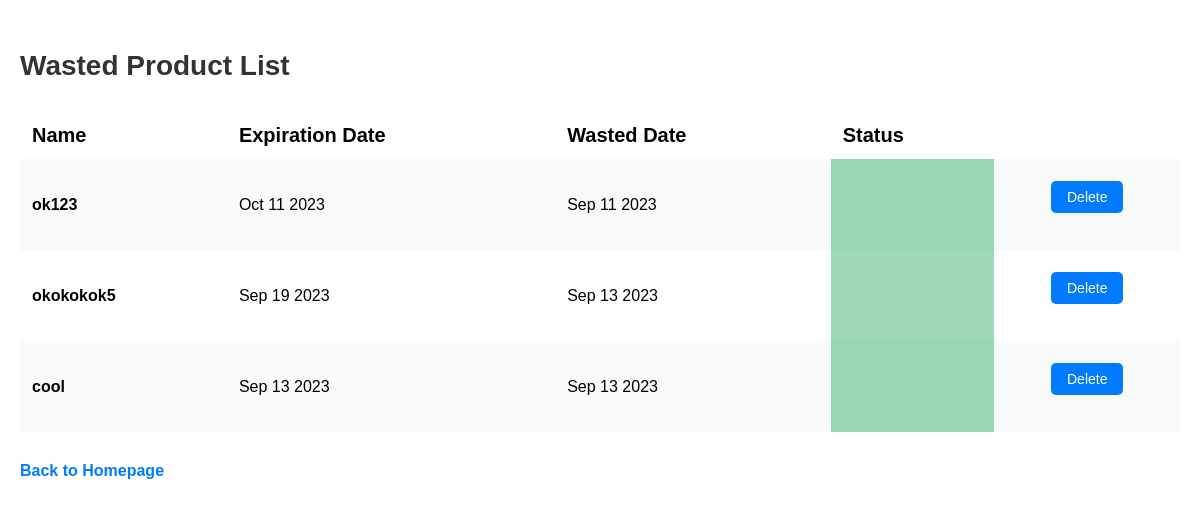
/wasted_product_list, run on an earlier commit of the app's database.
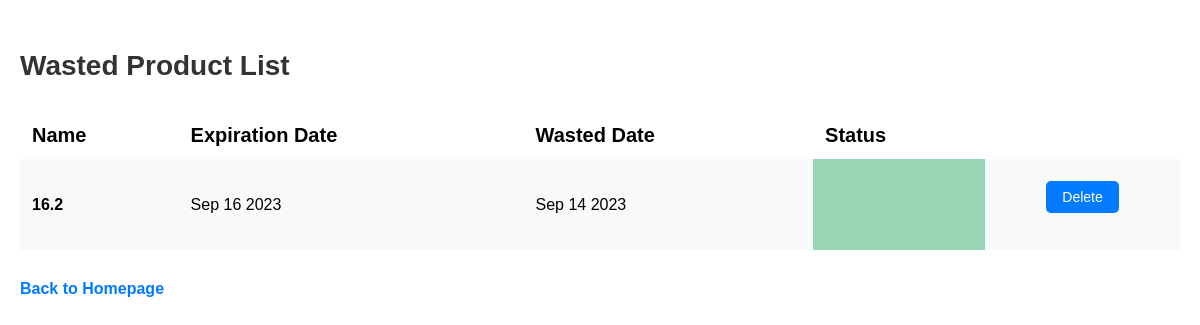
And on a later commit of the database.
### app.py (models this page shows, shortened)
class Product(db.Model):
    id = db.Column(db.Integer, primary_key=True)
    product_name = db.Column(db.String(200), nullable=False)
    date_created = db.Column(db.DateTime, default=lambda: datetime.now(pt_timezone))
    date_wasted = db.Column(db.DateTime, default=lambda: datetime.now(pt_timezone))
    expiration_date = db.Column(db.Date)
    expiration_status = db.Column(db.Boolean, default=False)
    wasted_status = db.Column(db.Boolean, default=False)
    barcode_id = db.Column(db.Integer, db.ForeignKey('barcode.id'))
    barcode = db.relationship('Barcode', back_populates='products')

### app.py (the view)
@app.route('/wasted_product_list', methods=['GET', 'POST'])
def wasted_product_list():
    products = Product.query.filter_by(wasted_status=True).order_by(Product.date_created).all()
    return render_template("wasted_product_list.html", products=products)

### templates/wasted_product_list.html (shortened to what this page needs)
{% extends 'base.html' %}
{% block body %}
<div class="content">
    <h1 class="headline">Wasted Product List</h1>
    {% if products|length < 1 %} <h4 class="no-products-msg">There are no products. Create one below!</h4>
        {% else %}
        <table class="desktop">
            <tr>
                <td class="attribute-label">Name</th>
                <td class="attribute-label">Expiration Date</th>
                <td class="attribute-label">Wasted Date</th>
                <td class="attribute-label">Status</th>
            </tr>
            {% for product in products %}
            <tr>
                <td class="product product-name">{{ product.product_name }}</td>
                <td class="product expiration-date">{{ product.expiration_date.strftime('%b %d %Y') }}</td>
                {% if product.date_wasted != None %}
                <td class="product wasted-date">{{ product.date_wasted.strftime('%b %d %Y') }}</td>
                {% endif %}
                <td class="product expiration-status" data-product-id="{{ product.id }}"></td>
                <td class="button-container">
                    <button class="delete-button" data-product-id="{{ product.id }}">Delete</button>
                </td>
            </tr>
            {% endfor %}
        </table>
        {% endif %}
        <a class="wasted-products-link" href="/">Back to Homepage</a>
</div>
{% endblock %}

What changed in the data, as far as the page shows it:
removed Product: product_name "ok123", expiration_date "Oct 11 2023", date_wasted "Sep 11 2023"
removed Product: product_name "okokokok5", expiration_date "Sep 19 2023", date_wasted "Sep 13 2023"
removed Product: product_name "cool", expiration_date "Sep 13 2023", date_wasted "Sep 13 2023"
now on this page (row edited): Product: product_name "16.2", expiration_date "Sep 16 2023", date_wasted "Sep 14 2023"
